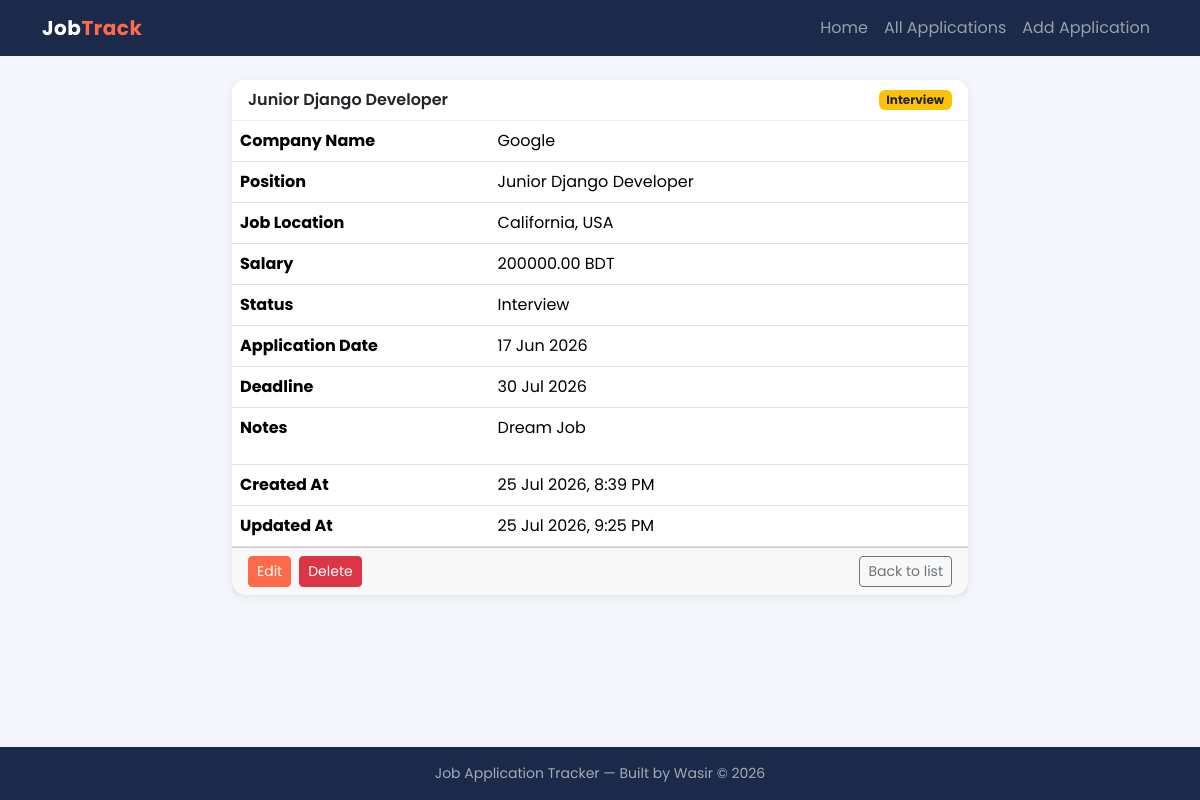
Page /jobs/1/ on the committed database.
### jobs/models.py (models this page shows, shortened)
class JobApplication(models.Model):
    STATUS_CHOICES = [
        ('applied', 'Applied'),
        ('interview', 'Interview'),
        ('offer', 'Offer'),
        ('accepted', 'Accepted'),
        ('rejected', 'Rejected'),
    ]
    company_name = models.CharField(max_length=200)
    position = models.CharField(max_length=200)
    job_location = models.CharField(max_length=200)
    salary = models.DecimalField(max_digits=10, decimal_places=2, null=True, blank=True)
    status = models.CharField(max_length=20, choices=STATUS_CHOICES, default='applied')
    application_date = models.DateField()
    deadline = models.DateField()
    notes = models.TextField(max_length=500, blank=True)
    created_at = models.DateTimeField(auto_now_add=True)
    updated_at = models.DateTimeField(auto_now=True)
    class Meta:
        ordering = ['-application_date']

### jobs/views.py (the view)
# urls.py: path('<int:pk>/', views.job_detail, name='job_detail'),  # /jobs/1/
def job_detail(request, pk):
    application = get_object_or_404(JobApplication, pk=pk)
    return render(request, 'jobs/detail.html', {'application': application})

### templates/jobs/detail.html (shortened to what this page needs)
{% extends 'base.html' %}
{% block content %}
<div class="row justify-content-center">
    <div class="col-lg-8">
        <div class="card">
            <div class="card-header d-flex justify-content-between align-items-center">
                {{ application.position }}
                {% include 'jobs/status_badge.html' %}
            </div>
            <table class="table mb-0">
                <tbody>
                    <tr>
                        <th style="width: 35%">Company Name</th>
                        <td>{{ application.company_name }}</td>
                    </tr>
                    <tr>
                        <th>Position</th>
                        <td>{{ application.position }}</td>
                    </tr>
                    <tr>
                        <th>Job Location</th>
                        <td>{{ application.job_location }}</td>
                    </tr>
                    <tr>
                        <th>Salary</th>
                        <td>
                            {% if application.salary %}
                                {{ application.salary }} BDT
                            {% else %}
                                <span class="text-muted">Not specified</span>
                            {% endif %}
                        </td>
                    </tr>
                    <tr>
                        <th>Status</th>
                        <td>{{ application.get_status_display }}</td>
                    </tr>
                    <tr>
                        <th>Application Date</th>
                        <td>{{ application.application_date|date:"d M Y" }}</td>
                    </tr>
                    <tr>
                        <th>Deadline</th>
                        <td>{{ application.deadline|date:"d M Y" }}</td>
                    </tr>
                    <tr>
                        <th>Notes</th>
                        <td>
                            {% if application.notes %}
                                {{ application.notes|linebreaks }}
                            {% else %}
                                <span class="text-muted">No notes</span>
                            {% endif %}
                        </td>
                    </tr>
                    <tr>
                        <th>Created At</th>
                        <td>{{ application.created_at|date:"d M Y, g:i A" }}</td>
                    </tr>
                    <tr>
                        <th>Updated At</th>
                        <td>{{ application.updated_at|date:"d M Y, g:i A" }}</td>
                    </tr>
                </tbody>
            </table>
            <div class="card-footer d-flex gap-2">
                <a href="{% url 'jobs:job_update' application.pk %}" class="btn btn-primary btn-sm">Edit</a>
                <a href="{% url 'jobs:job_delete' application.pk %}" class="btn btn-danger btn-sm">Delete</a>
                <a href="{% url 'jobs:job_list' %}" class="btn btn-outline-secondary btn-sm ms-auto">Back to list</a>
            </div>
        </div>
    </div>
</div>
{% endblock %}

### templates/jobs/status_badge.html
{% if application.status == 'applied' %}
    <span class="badge bg-primary">{{ application.get_status_display }}</span>
{% elif application.status == 'interview' %}
    <span class="badge bg-warning text-dark">{{ application.get_status_display }}</span>
{% elif application.status == 'offer' %}
    <span class="badge bg-info text-dark">{{ application.get_status_display }}</span>
{% elif application.status == 'accepted' %}
    <span class="badge bg-success">{{ application.get_status_display }}</span>
{% else %}
    <span class="badge bg-danger">{{ application.get_status_display }}</span>
{% endif %}

### static/css/style.css (style rules this page uses)
:root { --brand: #1b2a4a; --brand-light: #2c4370; --accent: #ff6b4a; --page-bg: #f4f6fb; }
body { font-family: 'Poppins', sans-serif; background-color: var(--page-bg) !important; color: #2f3542; }
.card { border: none; border-radius: 14px; box-shadow: 0 2px 10px rgba(27, 42, 74, 0.08); }
.card-header { background-color: #fff; border-bottom: 1px solid #eef0f6; border-radius: 14px 14px 0 0 !important; font-weight: 600; }
.btn-primary { background-color: var(--accent); border-color: var(--accent); }
table th { white-space: nowrap; }

### rows in the picture
JobApplication: position "Junior Django Developer", status "Interview", company_name "Google", job_location "California, USA", salary "200000.00", application_date "17 Jun 2026", deadline "30 Jul 2026", notes "Dream Job", created_at "25 Jul 2026, 8:39 PM", updated_at "25 Jul 2026, 9:25 PM"
